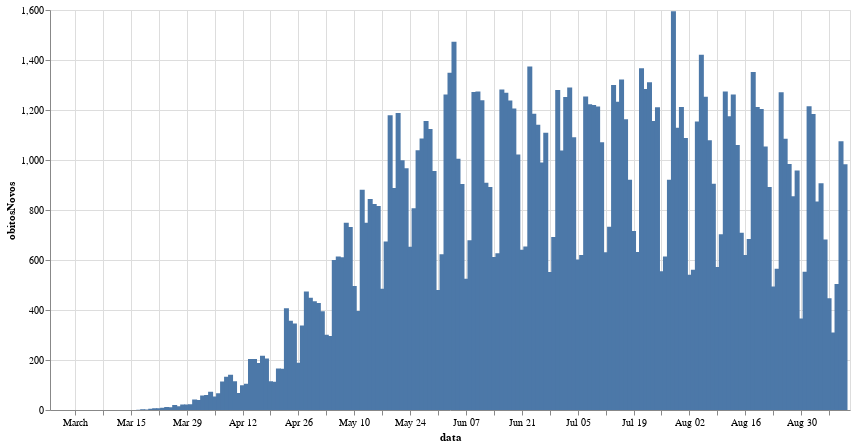

Write notebook code for a chart like this one.
### Markdown cell above
Podemos plotar o gráfico criando o tipo de seleção que utilizamos o método `selection_single`, para que quando o usuário passar o cursor do mouse seja criada uma ação. Posteriormente, devemos criar os dados e estabelecer o tipo de gráfico e as variáveis utilizada para tal. Após isso deve criar o *layout* do gráfico, que será utilizado o qual pode-se escolher qual o tipo de seleção que aparecerá no gráfico.

Para esse caso será adotado que ao percorrer o gráfico com o mouse irá aparecer a quantidade de óbitos (eixo y) e a data do dado eixo x), que foi estabelecido no método do gráfico `mark_text`.

### Code cell
label = alt.selection_single(
    encodings=['x'], 
    on='mouseover',  
    nearest=True,    
    empty='none'     
)

base = alt.Chart(df.loc[df.regiao == 'Brasil']).mark_bar().encode(
    alt.X('data:T'),
    alt.Y('obitosNovos:Q'),
)

alt.layer(
    base,  
    alt.Chart().mark_rule(color='#aaa').encode(
        x='data:T'
        ).transform_filter(label),
    
    base.mark_circle().encode(
        opacity=alt.condition(label, alt.value(1), alt.value(0))
        ).add_selection(label),
    
   
    base.mark_text(align='right', dx=-15, dy=0).encode(
        text='obitosNovos:Q'
    ).transform_filter(label),
    
    base.mark_text(align='right', dx=-15, dy=15).encode(
        text='data:T'
    ).transform_filter(label),
    
).properties(
    width=800,
    height=400
)

### Figure 1 — Vega-Lite specification as saved in the notebook (floating-point values rounded to 4 significant figures; data arrays with more than 128 entries replaced by an {"elided": "..."} marker saying what was removed)
{"config": {"view": {"continuousWidth": 400, "continuousHeight": 300}}, "layer": [{"data": {"name": "data-a3bdeb96653064138f2819addd6f622d"}, "mark": "bar", "encoding": {"x": {"type": "temporal", "field": "data"}, "y": {"type": "quantitative", "field": "obitosNovos"}}}, {"mark": {"type": "rule", "color": "#aaa"}, "encoding": {"x": {"type": "temporal", "field": "data"}}, "transform": [{"filter": {"selection": "selector009"}}]}, {"data": {"name": "data-a3bdeb96653064138f2819addd6f622d"}, "mark": "circle", "encoding": {"opacity": {"condition": {"value": 1, "selection": "selector009"}, "value": 0}, "x": {"type": "temporal", "field": "data"}, "y": {"type": "quantitative", "field": "obitosNovos"}}, "selection": {"selector009": {"type": "single", "encodings": ["x"], "on": "mouseover", "nearest": true, "empty": "none"}}}, {"data": {"name": "data-a3bdeb96653064138f2819addd6f622d"}, "mark": {"type": "text", "align": "right", "dx": -15, "dy": 0}, "encoding": {"text": {"type": "quantitative", "field": "obitosNovos"}, "x": {"type": "temporal", "field": "data"}, "y": {"type": "quantitative", "field": "obitosNovos"}}, "transform": [{"filter": {"selection": "selector009"}}]}, {"data": {"name": "data-a3bdeb96653064138f2819addd6f622d"}, "mark": {"type": "text", "align": "right", "dx": -15, "dy": 15}, "encoding": {"text": {"type": "temporal", "field": "data"}, "x": {"type": "temporal", "field": "data"}, "y": {"type": "quantitative", "field": "obitosNovos"}}, "transform": [{"filter": {"selection": "selector009"}}]}], "height": 400, "width": 800, "$schema": "https://vega.github.io/schema/vega-lite/v4.8.1.json", "datasets": {"data-a3bdeb96653064138f2819addd6f622d": {"elided": "199 records"}}}
